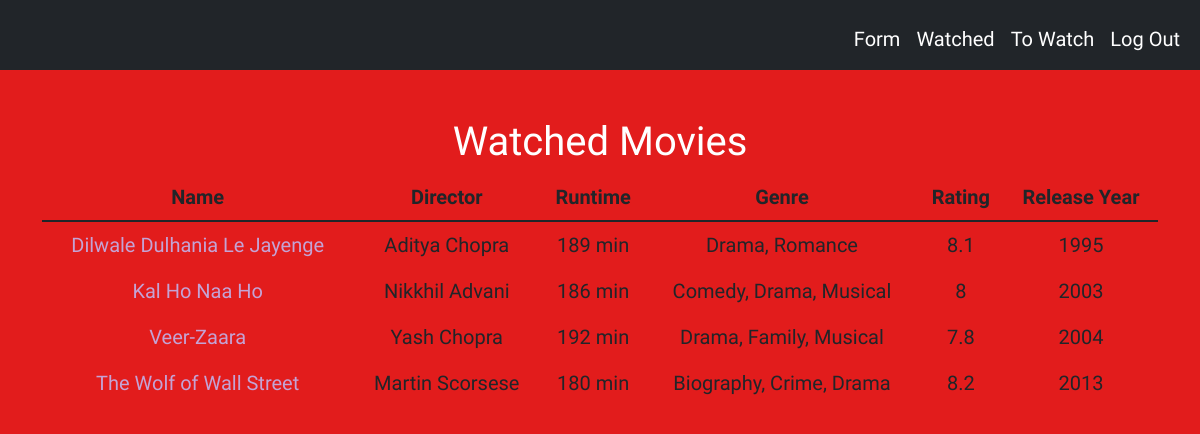
The page /watched (signed in) on the database as committed earlier.
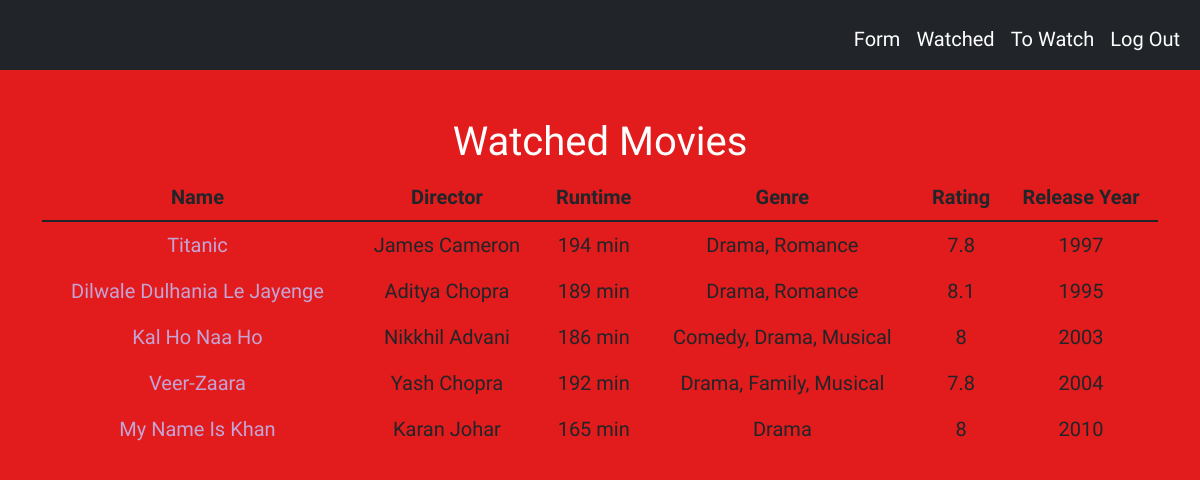
The same page on the database as committed later.
### tables this page shows
CREATE TABLE watched(id INTEGER PRIMARY KEY, movie_name TEXT NOT NULL, runtime TEXT NOT NULL, genre TEXT NOT NULL, rating NUMERIC NOT NULL, released_year INTEGER NOT NULL, user_id INTEGER NOT NULL, director TEXT NOT NULL);

### app.py (the view)
@app.route("/watched")
@login_required
def watched():
    watched = db.execute("SELECT * FROM watched WHERE user_id = ?", session["user_id"])
    return render_template("watched.html", watched=watched)

### app.py (called while the page is built)
@app.after_request
def after_request(response):
    response.headers["Cache-Control"] = "no-cache, no-store, must-revalidate"
    response.headers["Expires"] = 0
    response.headers["Pragma"] = "no-cache"
    return response

### helpers.py (called while the page is built)
def login_required(f):
    @wraps(f)
    def decorated_function(*args, **kwargs):
        if session.get("user_id") is None:
            return redirect("/login")
        return f(*args, **kwargs)
    return decorated_function

### templates/watched.html (shortened to what this page needs)
{% extends "layout.html" %}
{% block main %}
<h1> Watched Movies </h1>
<form method="post" action="/about">
<table class="table">
    <thead>
        <tr>
            <th class="text-center">Name</th>
            <th class="text-center">Director</th>
            <th class="text-center">Runtime</th>
            <th class="text-center">Genre</th>
            <th class="text-center">Rating</th>
            <th class="text-center">Release Year</th>
        </tr>
    </thead>
    <tbody>
        {% for watch in watched %}
            <tr>
                {% set movie_name = watch.movie_name %}
                <td><a href="/about?movie={{ watch.movie_name }}" name="{{ movie_name }}">{{ watch.movie_name }}</a></td>
                <td>{{ watch.director }}</td>
                <td>{{ watch.runtime }}</td>
                <td>{{ watch.genre }}</td>
                <td>{{ watch.rating }}</td>
                <td>{{ watch.released_year }}</td>
            </tr>
        {% endfor %}
    </tbody>
</table>
</form>
{% endblock %}

### templates/layout.html (shortened to what this page needs)
<!DOCTYPE html>
<html lang="en">
    <head>
        <link href="https://cdn.jsdelivr.net/npm/bootstrap@5.1.3/dist/css/bootstrap.min.css" rel="stylesheet">
        <link href="static/styles.css" rel="stylesheet">
    </head>
    <body>
        <nav class="bg-dark navbar navbar-expand-md navbar-light">
            <div class="container-fluid">
                <div class="collapse navbar-collapse" id="navbar">
                    {% if session["user_id"] %}
                        <ul class="navbar-nav ms-auto mt-2">
                            <li class="nav-item"><a class="nav-link" href="/form">Form</a></li>
                            <li class="nav-item"><a class="nav-link" href="/watched">Watched</a></li>
                            <li class="nav-item"><a class="nav-link" href="/unwatched">To Watch</a></li>
                            <li class="nav-item"><a class="nav-link" href="/logout">Log Out</a></li>
                        </ul>
                    {% else %}
                        <ul class="navbar-nav ms-auto mt-2">
                            <li class="nav-item"><a class="nav-link" href="/register">Register</a></li>
                            <li class="nav-item"><a class="nav-link" href="/login">Log In</a></li>
                        </ul>
                    {% endif %}
                </div>
            </div>
        </nav>
        <main class="container py-5 text-center">
            {% block main %}{% endblock %}
        </main>
    </body>
</html>

### static/styles.css (style rules this page uses)
.navbar-light .navbar-nav .nav-link { color: white; }
h1 { font-family: 'Bungee Inline', cursive; }
body { background-color: rgb(226, 28, 28); color: white; font-family: 'Patrick Hand', cursive; font-size: 20px; }
a:link { color: rgb(196, 163, 213); background-color: transparent; text-decoration: none; }
table, th, td { border: black; }

Rows that differ between the two databases and show on the page:
no longer on this page (row edited): watched: movie_name "The Wolf of Wall Street", director "Martin Scorsese", runtime "180 min", genre "Biography, Crime, Drama", rating "8.2", released_year "2013"
added watched: movie_name "Titanic", director "James Cameron", runtime "194 min", genre "Drama, Romance", rating "7.8", released_year "1997"
added watched: movie_name "My Name Is Khan", director "Karan Johar", runtime "165 min", genre "Drama", rating "8", released_year "2010"
